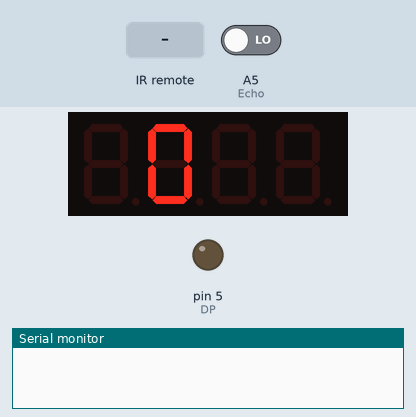
A sketch run on a simulated Arduino Uno, built with avr-gcc and run on an emulated ATmega328P. Parts: 4-digit seven-segment display, output pins drawn as LEDs (lit = HIGH), the last lines printed to the serial monitor. Wiring (inferred from the names in the program): 4-digit 7-segment display, segments lit when HIGH: segments pin 8, pin 9, pin 10, pin 11, pin 12, pin 13, pin 14; digit selects pin 15, pin 16, pin 3, pin 4. Inputs (shaded band) come from the test bench; at power-on: A5 (Echo) LOW. The segment pins are drawn as the display they are named for; pins used as bus, display or sensor lines are not drawn.

Above: at 1.2 s.
1.3 s: infrared code 0x45 received
At 1.9 s:
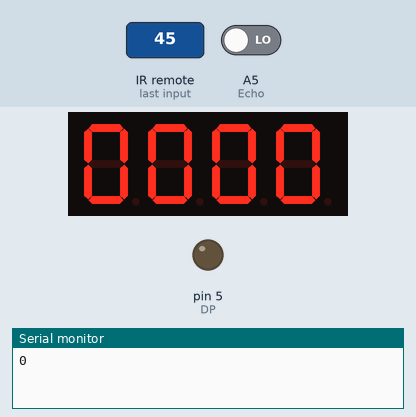
Timing chart, 0 to 4.3 s (numbered marks = the images above; inputs shaded):
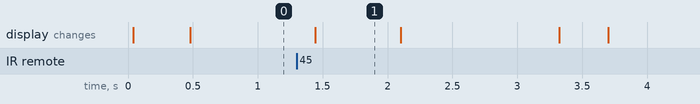

Measured:
- what the display in image 1 shows lasts 0.7 s, from 1.4 s to 2.1 s

The sketch:

Measure_Project.ino
```cpp
//Adrien Cordonnier
#include "Timer.h"
#include <IRremote.h>

const int A=8, B=9, C=10, D=11, E=12, F=13, G=14, D1=15, D2=16, D3=3, D4=4, IR=2, DP=5, Trig=A4, Echo=A5;
long duration_echo;
float dist;
int i=0, cm=1, ft=0, cnt=0, j=0, s=0, command=0, command_value=0;;
int pins[] = {A,B,C,D,E,F,G,D1,D2,D3,D4,DP,Trig};
#define IR_BUTTON_POWER 69//number for the button to convert the dist between cm and ft
#define true 1
#define TOTAL_TASKS 3//number of tasks
#define PERIOD_gcd 5//period for the 4 digit 7 segments display
#define PERIOD_DISTANCE 200//period for the distance calculation
#define PERIOD_DISP PERIOD_gcd//period for the 4 digit 7 segments display
#define PERIOD_CONVERSION 100//period for the converison of the dist between cm and ft

// task structure
struct task {

	unsigned short period;
	unsigned short timeElapsed;

	void ( *tick ) ( void );
};
static struct task gTaskSet[ TOTAL_TASKS ];

void initializeTasks ( void ) {

	// initialize task[0] to distance measurement
  gTaskSet[0].period = PERIOD_DISTANCE;
  gTaskSet[0].timeElapsed = 0;
  gTaskSet[0].tick = TickFct_DISTANCE;

  // initialize task[1] to IR remote control conversion
  gTaskSet[1].period = PERIOD_CONVERSION;
  gTaskSet[1].timeElapsed = 0;
  gTaskSet[1].tick = TickFct_CONVERSION;

  // initialize task[2] to display
  gTaskSet[2].period = PERIOD_DISP;
  gTaskSet[2].timeElapsed = 0;
  gTaskSet[2].tick = TickFct_DISP;

	return;
}

void setup() {
  Serial.begin(9600);
  IrReceiver.begin(IR);//receiver IR signals
  TimerSet(PERIOD_gcd);
  TimerOn();
  for (i = 0; i < sizeof(pins) / sizeof(pins[0]); i++) {
    pinMode(pins[i], OUTPUT);//setting all the pins to output mode
  }
  pinMode(Echo, INPUT);
  // initialize tasks;
	initializeTasks();
  }

char gSegPins[] = {A,B,C,D,E,F,G};

void displayNumTo7Seg(unsigned int targetNum, int digitPin) {
    unsigned char encodeInt[10] = {
        // 0     1     2     3     4     5     6     7     8     9
        0x3f, 0x06, 0x5b, 0x4f, 0x66, 0x6d, 0x7d, 0x07, 0x7f, 0x67,
    };
    digitalWrite(digitPin, HIGH);
    for (int k = 0; k < 7; ++k) {
        digitalWrite(gSegPins[k], encodeInt[targetNum] & (1 << k));
    }
    digitalWrite(digitPin, LOW);
}

enum SM3_States { SM3_Init, SM3_Trig, SM3_Echo } state;
void TickFct_DISTANCE() { //SM to have the distance
   switch(state) { // Transitions
      case -1:
         state = SM3_Init;
         break;
      case SM3_Init:
         if (1) {
          digitalWrite(Trig,1);
          state = SM3_Trig;
         }
         break;
      case SM3_Trig:
         if (1) {
            digitalWrite(Trig,0);
            state = SM3_Echo;
         }
         break;
      case SM3_Echo:
         if (1) {
            state = SM3_Init;
         }
         break;
      default:
         state = -1;
      } // Transitions

   switch(state) { // State actions
      case SM3_Init:
         digitalWrite(Trig,0);
         digitalWrite(Echo,0);
         break;
      case SM3_Trig:
         break;
      case SM3_Echo:
         duration_echo=pulseIn(Echo,1);
         Serial.println(duration_echo);//receiving the signal and computing the time between sending and receiving the signal
         if(cm>0){dist=duration_echo*(0.034/2.0);}//computing the distance for the case of the centimeter distance
         else if(ft>0){dist = (duration_echo*(0.034/2.0))/30.48;}// computing the distance for the case of the ft distance
         break;
      default: // ADD default behaviour below
         break;
   } // State actions

}
enum SM1_States { SM1_Init, SM1_Receive, SM1_Conversion } SM1_State;

void TickFct_CONVERSION() {//Converting the distance when pressing the button of the remote
   switch(SM1_State) { // Transitions
      case -1:
         SM1_State = SM1_Init;
         break;
         case SM1_Init:
         if (!(IrReceiver.decode())) {//if a signal is detected
            SM1_State = SM1_Init;
         }
         else if (IrReceiver.decode()) {
            SM1_State = SM1_Receive;
         }
         break;
      case SM1_Receive:
         if ((command_value==69)&&!(IrReceiver.decode())) {//if the value of the button is 69(power button of the remote) and the signal is interrupted, transitionning
            command_value=0;//resetting the command value
            SM1_State = SM1_Conversion;
         }
         else if (IrReceiver.decode()) {
            SM1_State = SM1_Receive;
         }
         else if (!(IrReceiver.decode())) {
            SM1_State = SM1_Init;
         }
         break;
      case SM1_Conversion:
         if (1) {
            SM1_State = SM1_Init;
         }
         break;
      default:
         SM1_State = SM1_Init;
   } // Transitions

   switch(SM1_State) { // State actions
      case SM1_Init:
         command=0;
         break;
      case SM1_Receive:
         command = IrReceiver.decodedIRData.command;//receiving the value of the button pressed
         if(command==69){command_value=69;}//saving that the button has been pressed
         IrReceiver.resume();//continue to receive
         break;
      case SM1_Conversion:
         if (cm > 0){cm=0; ft=1;}//cm is 1 by default, transitionning to the ft distance
         else if (ft>0){cm=1;ft=0;}//if we are in ft, transitionnig to the cm distance
         break;
      default: // ADD default behaviour below
      break;
   } // State actions

}

enum SM2_States { SM2_Init, SM2_FirstNumber, SM2_2ndNumber, SM2_3rdNumber, SM2_4thNumber } SM2_State;
void TickFct_DISP() {
  unsigned char digit1;
  unsigned char digit2;
  unsigned char digit3;
  unsigned char digit4;// the 4 digit that we'll display
  int dist1 = dist;// int of the float distance
  int dist2 = 0;
  if (cm){ // if we are in cm
    digit1 = dist1/1000;// 1st digit from the left
    digit2 = (dist1/100)%10;// 2nd digit from the left
    digit3 = (dist1/10)%10;// 3rd digit from the left
    digit4 = dist1%10;}// 4th digit from the left
  else if (ft){// if we are in ft
    dist2 = (dist - dist1)*100;// taking only the decimals of the ft distance and scaling them by 100
    digit1 = (dist1/10)%10;// 1st digit from the left
    digit2 = dist1%10;// 2nd digit from the left
    digit3 = (dist2/10)%10;//1st digit of the decimals from the left
    digit4 = dist2%10;}//2nd digit of the decimals from the left

  switch(SM2_State) { // Transitions
    case -1:
        SM2_State = SM2_Init;
        break;
      case SM2_Init:
        if (1) {
          SM2_State = SM2_FirstNumber;
        }
        break;
      case SM2_FirstNumber:
         if (1) {
            SM2_State = SM2_2ndNumber;
            digitalWrite(D4, 1);//turning off the first digit from the left
         }
         break;
      case SM2_2ndNumber:
         if (1) {
            SM2_State = SM2_3rdNumber;
            digitalWrite(D3, 1);//turning off the second digit from the left
            digitalWrite(DP,0);//turning off the decimal point when transitionning
         }
         break;
      case SM2_3rdNumber:
         if (1) {
            SM2_State = SM2_4thNumber;
            digitalWrite(D2, 1);//turning off the third digit from the left
         }
         break;
      case SM2_4thNumber:
         if (1) {
            SM2_State = SM2_FirstNumber;
            digitalWrite(D1, 1);//turning off the fourth digit from the left
         }
         break;
      default:
         SM2_State = -1;
      } // Transitions

   switch(SM2_State) { // State actions
      case SM2_Init:
         digitalWrite(D4, 1);// setting all fourth digits off
         digitalWrite(D3, 1);
         digitalWrite(D2, 1);
         digitalWrite(D1, 1);
         break;
      case SM2_FirstNumber:
         displayNumTo7Seg(digit1,D4);// displaying the first number from the left
         break;
      case SM2_2ndNumber:
         displayNumTo7Seg(digit2,D3);// displaying the second number from the left
         if(ft){digitalWrite(5,1);}//if we are in ft, turning on the decimal point
         else{digitalWrite(5,0);}//if we are in cm, turning off the decimal point
         break;
      case SM2_3rdNumber:
         displayNumTo7Seg(digit3,D2);// displaying the third number from the left
         break;
      case SM2_4thNumber:
         displayNumTo7Seg(digit4,D1);// displaying the fourth number from the left
         break;
      default: // ADD default behaviour below
         break;
   } // State actions
}

void loop() {
  for ( int i = 0;  i < TOTAL_TASKS; i++ ) {

		gTaskSet[i].timeElapsed += PERIOD_gcd;

		if( gTaskSet[i].timeElapsed >= gTaskSet[i].period ) {
			gTaskSet[i].tick();
			gTaskSet[i].timeElapsed = 0;
		}
	}

  while (!TimerFlag) {}
  TimerFlag = 0;
}
```

Timer.h
```cpp
// Permission to copy is granted provided that this header remains intact.
// This software is provided with no warranties.

////////////////////////////////////////////////////////////////////////////////

#ifndef Timer
#define Timer

#include "Arduino.h"

volatile unsigned char TimerFlag = 0; // TimerISR() sets this to 1. C programmer should clear to 0.

// Internal variables for mapping AVR's ISR to our cleaner TimerISR model.
unsigned long _avr_timer_M = 1; // Start count from here, down to 0. Default 1ms
unsigned long _avr_timer_cntcurr = 0; // Current internal count of 1ms ticks

// Set TimerISR() to tick every M ms
void TimerSet(unsigned long M) {
	_avr_timer_M = M;
	_avr_timer_cntcurr = _avr_timer_M;
}

void TimerOn() {
	// AVR timer/counter controller register TCCR1
  TCCR1B 	= 0x0B;	// bit3 = 1: CTC mode (clear timer on compare)
					// bit2bit1bit0=011: prescaler /64
					// 00001011: 0x0B
					// SO, 16 MHz clock or 16,000,000 /64 = 250,000 ticks/s
					// Thus, TCNT1 register will count at 250,000 ticks/s
          // FOR MICROSECONDS:
          // bit3 = 1: CTC mode (clear timer on compare)
					// bit2bit1bit0=010: prescaler /64
					// 00001011: 0x0A
					// SO, 16 MHz clock or 16,000,000 /8 = 2,000,000 ticks/s
					// Thus, TCNT1 register will count at 2,000,000 ticks/s

	// AVR output compare register OCR1A.
	OCR1A 	= 250;	// Timer interrupt will be generated when TCNT1==OCR1A
					// We want a 1 ms tick. 0.001 s * 250,000 ticks/s = 250
					// So when TCNT1 register equals 250,
					// 1 ms has passed. Thus, we compare to 250.
					// AVR timer interrupt mask register
          // FOR MICROSECONDS:
          // Timer interrupt will be generated when TCNT1==OCR1A
					// We want a 1 us tick. 0.000001 s * 2,000,000 ticks/s = 2
					// So when TCNT1 register equals 2,
					// 1 us has passed. Thus, we compare to 2.
					// AVR timer interrupt mask register

	TIMSK1 	= 0x02; // bit1: OCIE1A -- enables compare match interrupt

	//Initialize avr counter
	TCNT1 = 0;

	// TimerISR will be called every _avr_timer_cntcurr milliseconds
	_avr_timer_cntcurr = _avr_timer_M;

	//Enable global interrupts
	SREG |= 0x80;	// 0x80: 1000000
}

void TimerOff() {
	TCCR1B 	= 0x00; // bit3bit2bit1bit0=0000: timer off
}

void TimerISR() {
	TimerFlag = 1;
}

// In our approach, the C programmer does not touch this ISR, but rather TimerISR()
ISR(TIMER1_COMPA_vect)
{
	// CPU automatically calls when TCNT0 == OCR0 (every 1 ms per TimerOn settings)
	_avr_timer_cntcurr--; 			// Count down to 0 rather than up to TOP
	if (_avr_timer_cntcurr == 0) { 	// results in a more efficient compare
		TimerISR(); 				// Call the ISR that the user uses
		_avr_timer_cntcurr = _avr_timer_M;
	}
}

#endif //Timer
```
